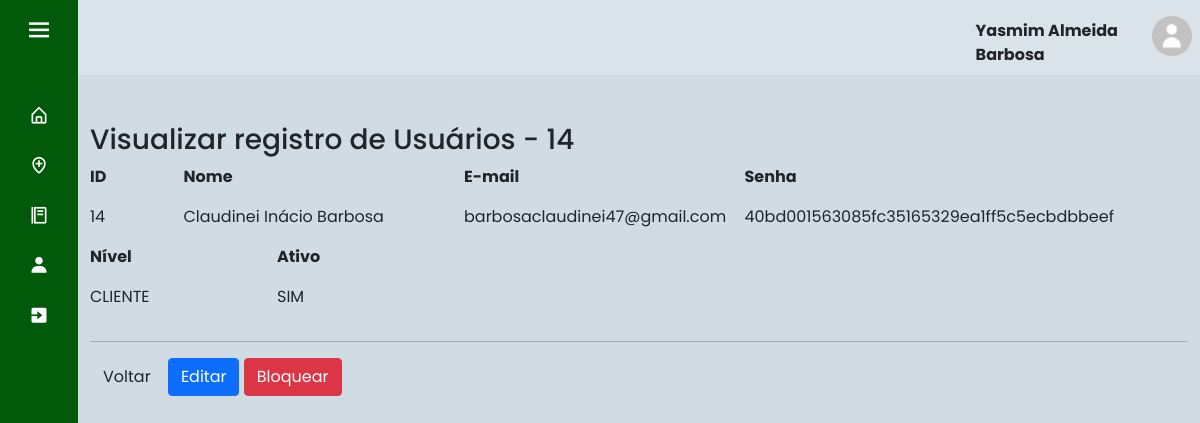
Before: /index.php?page=view_usu&id_cli=14 (signed in) with the older database file.
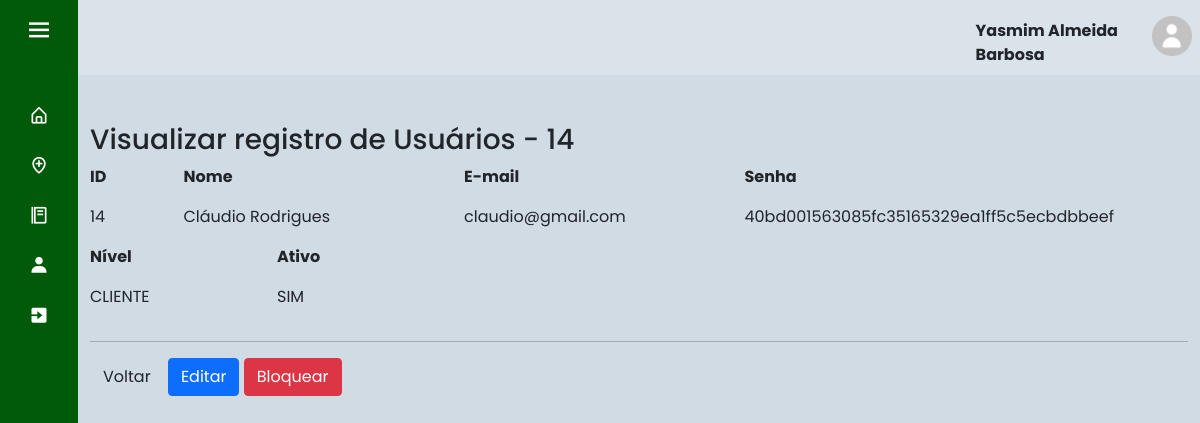
After: the same page with the newer database file.
### tables this page shows
CREATE TABLE IF NOT EXISTS `usuario` (
  `id_cli` int(11) NOT NULL AUTO_INCREMENT,
  `nome` varchar(45) NOT NULL,
  `email` varchar(45) NOT NULL,
  `senha` varchar(100) NOT NULL,
  `nivel` int(1) DEFAULT NULL,
  `ativo` tinyint(1) DEFAULT NULL,
  PRIMARY KEY (`id_cli`),
  KEY `nivel` (`nivel`)
);

### sis/usuario/view_usu.php (the view, shortened to what this page needs)
<?php
	$id_cli = (int) $_GET['id_cli'];
	$sql = mysqli_query($con, "select * from usuario where id_cli = '".$id_cli."';");
	$row = mysqli_fetch_array($sql);
?>
<div id="main" class="container-fluid">
	<br>
		<h3 class="page-header">Visualizar registro de Usuários - <?php echo $id_cli;?></h3>
	<div class="row">
		<div class="col-md-1">
			<p><strong>ID</strong></p>
			<p><?php echo $row['id_cli'];?></p>
		</div>
		<div class="col-md-3">
			<p><strong>Nome</strong></p>
			<p><?php echo $row['nome']; ?></p>
		</div>
		<div class="col-md-3">
			<p><strong>E-mail</strong></p>
			<p><?php echo $row['email']; ?></p>
		</div>
		<div class="col-md-4">
			<p><strong>Senha</strong></p>
			<p><?php echo $row['senha']; ?></p>
		</div>
	</div>
	<div class="row">
		<div class="col-md-2">
			<p><strong>Nível</strong></p>
			<p><?php switch($row['nivel'])
					{
						case 1: echo "CLIENTE";break;
					}
				?>
			</p>
		</div>
		<div class="col-md-2">
			<p><strong>Ativo</strong></p>
			<p><?php
				if($row["ativo"]==1){
					echo "SIM";
				}else if($row["ativo"]==0){
					echo "NÃO";
				}
				?>
			</p>
		</div>
	</div>
	<hr/>
	<div id="actions" class="row">
		<div class="col-md-12">
			<a href="?page=lista_usu" class="btn btn-default">Voltar</a>
			<?php echo "<a href=?page=fedit_usu&id_cli=".$row['id_cli']." class='btn btn-primary'>Editar</a>";?>
			<?php
				if($row["ativo"]==1){
					echo "<a href=?page=block_usu&id_cli=".$row['id_cli']." class='btn btn-danger'>Bloquear</a>";
				}else if($row["ativo"]==0){
					echo "<a href=?page=ativa_usu&id_cli=".$row['id_cli']." class='btn btn-success'>&nbsp;&nbsp;&nbsp;Ativar&nbsp;&nbsp;</a>";
				}
				?>
		</div>
	</div>
</div>

Changed rows visible on the page:
changed usuario "40bd001563085fc35165329ea1ff5c5ecbdbbeef": nome "Claudinei Inácio Barbosa" → "Cláudio Rodrigues"; email "barbosaclaudinei47@gmail.com" → "claudio@gmail.com"
